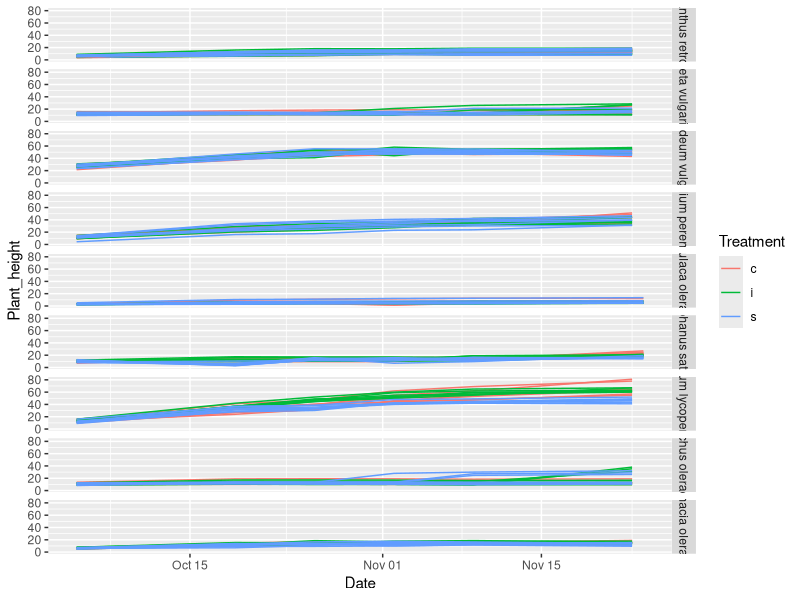

Source code (R): (Note: this script raises an error after producing the figure.)
## ---- chunk 1
knitr::opts_chunk$set(echo = TRUE)
## ---- chunk 2
# install.packages("readxl")
readxl::read_excel("data_dec/water_stress.xlsx")
d0 <- readxl::read_excel("data_dec/water_stress.xlsx", sheet = "Data")
## ---- chunk 3
# install(ggplot2)
library(ggplot2)
# All species
ggplot(d0, aes(x= Date, y= Plant_height, group= PlantId, color= Treatment)) + 
  geom_line()+
  facet_grid( Species ~. )

# For Solanum lycopersicum
s1 <- d0[d0$Species=="Solanum lycopersicum",]
ggplot(d1, aes(x= Date, y= Plant_height, group= PlantId, color= Treatment)) + 
  geom_line()

## ---- chunk 4

## ---- chunk 5

## ---- chunk 6

## ---- chunk 7

## ---- chunk 8

## ---- chunk 9

## ---- chunk 10

## ---- chunk 11

## ---- chunk 12
